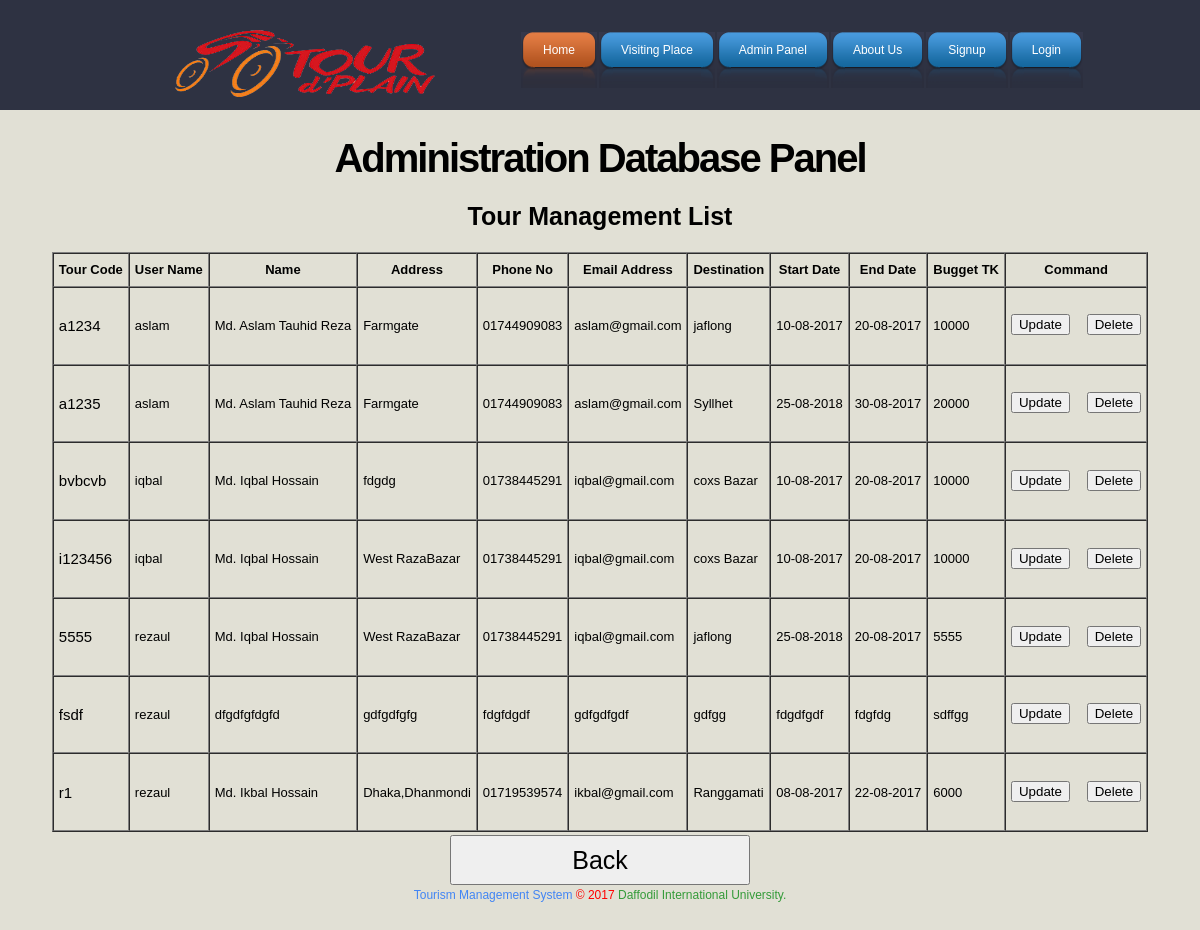
Page /admindatabasetour.php on the committed database.
### tables this page shows
CREATE TABLE IF NOT EXISTS `tourdata` (
  `tourCode` varchar(50) NOT NULL,
  `userName` varchar(50) NOT NULL,
  `fullName` varchar(50) NOT NULL,
  `address` varchar(50) NOT NULL,
  `mobileNo` varchar(50) NOT NULL,
  `email` varchar(50) NOT NULL,
  `dLocation` varchar(50) NOT NULL,
  `startDate` varchar(50) NOT NULL,
  `endDate` varchar(50) NOT NULL,
  `buggetTK` varchar(50) NOT NULL,
  PRIMARY KEY (`tourCode`)
);

### admindatabasetour.php (the view, shortened to what this page needs)
<!DOCTYPE html PUBLIC "-//W3C//DTD XHTML 1.0 Transitional//EN" "http://www.w3.org/TR/xhtml1/DTD/xhtml1-transitional.dtd">
<html xmlns="http://www.w3.org/1999/xhtml">
<head>
<link href="style.css" rel="stylesheet" type="text/css" />
</head>
<body>
<div class="main">
  <div class="header">
    <div class="header_resize">
      <div class="logo"><br/>
        <img src="images/headerTourLogo.png" width="300" height="90" alt="">
      </div>
      <div class="menu_nav">
        <ul>
          <li class="active"><a href="index.php"><span><span>Home</span></span></a></li>
          <li><a href="pages/visitingplace.php"><span><span>Visiting Place</span></span></a></li>
          <li><a href="pages/adminpanel.php"><span><span>Admin Panel</span></span></a></li>
          <li><a href="pages/about.php"><span><span>About Us</span></span></a></li>
          <li><a href="pages/signup.php"><span><span>Signup</span></span></a></li>
          <li><a href="pages/login.php"><span><span>Login</span></span></a></li>
        </ul>
      </div>
    </div>
  </div>
  </div>
  <div style="background-color:#E1E0D5">
		<center><h1><b style="color:#000000">Administration Database Panel</b></h1></center>
         <center> <caption><b style='color:#000000; font-size:25px'>Tour Management List</b></caption></center><br/>
		  <center><table>
				  <tr>
					<td valign="top">
							<?php
				$array="SELECT * FROM tourdata order by userName";
				$result=mysql_query($array) or die("don't fine query.");
				echo "<table border='1' cellpadding='5' cellspacing='0'>";
				echo "<tr><th style='color:#000000; font-size:13px'><b>Tour Code</b></th><th style='color:#000000; font-size:13px'><b>User Name</b></th><th style='color:#000000; font-size:13px'><b>Name</b></th><th style='color:#000000; font-size:13px'><b>Address</b></th><th style='color:#000000; font-size:13px'><b>Phone No</b></th><th style='color:#000000; 	font-size:13px'><b>Email Address</b></th><th style='color:#000000; 	font-size:13px'><b>Destination</b></th><th style='color:#000000; font-size:13px'><b>Start Date</b></th><th style='color:#000000; font-size:13px'><b>End Date</b></th><th style='color:#000000; font-size:13px'><b>Bugget TK</b></th><th style='color:#000000; font-size:13px'><b>Command
				</b></th></tr>";
				while($row1 = mysql_fetch_row($result)){
						@print "<tr><td style='color:#000000; font-size:15px'>" . $row1[0] . "</td><td style='color:#000000; font-size:13px'>" . $row1[1] ."</td><td
						style='color:#000000; font-size:13px'>".$row1[2]."</td><td style='color:#000000; font-size:13px'>" . $row1[3] ."</td><td style='color:#000000;
						font-size:13px'>" . $row1[4] ."</td><td style='color:#000000; font-size:13px'>" . $row1[5] ."</td><td style='color:#000000;
						font-size:13px'>" . $row1[6] ."</td><td style='color:#000000; font-size:13px'>" . $row1[7] ."</td><td style='color:#000000; font-size:13px'>" . $row1[8] . "</td><td style='color:#000000; font-size:13px'>" .
						$row1[9] ."</td>"."<td name='commandTD'>  &nbsp;&nbsp;&nbsp;<form method='post' action=''><input type='submit' name='updateBTN' value='Update'>
						&nbsp;&nbsp;&nbsp; <input type='submit'
						name='deleteTourBTN' value='Delete'><input type='hidden' name='hiddenID' value='" . $row1[0] . "'></form>  &nbsp;&nbsp;&nbsp;
						</td></tr>";
					}
				echo "</table>";
				?>
					</td>
					</tr>
		</table>
		<div>
		<a href="admindatapanel.php" ><button name="backBTN" style="width:300px;height:50px; font-size:25px; color:#000000" >Back </button></a>
		</div>
		</center>
</div>
<div style="text-align:center; bottom:0px; width:100%"><h style="color:#4285F4">Tourism Management System <h style="color:#FF0000"> &copy; 2017 </h><h style="color:#349B39">Daffodil International University.</h></p></div>
</body>
</html>

### style.css (style rules this page uses)
body { margin:0; padding:0; width:100%; color:#5f5f5f; font:normal 12px/1.8em Arial, Helvetica, sans-serif; }
html, .main { padding:0; margin:0; background:#e1e0d5; }
.logo { padding:0 0 0 40px; float:left; width:auto; height:50px; font-size:50px; height:110px; }
h1 { margin:0; padding:24px 0; color:#fff; font:bold 40px/1.2em Arial, Helvetica, sans-serif; letter-spacing:-2px; }
a { color:#56acc2; text-decoration:underline; }
.header, .content, .menu_nav, .fbg, .footer, form, ol, ol li, ul, .content .mainbar, .content .sidebar { margin:0; padding:0; }
.header { background-color:#2e3242; }
.header_resize { margin:0 auto; padding:0; width:970px; }
.menu_nav { margin:0; padding:32px 0 0; float:right; }
.menu_nav ul { list-style:none; }
.menu_nav ul li { margin:0; padding:0 2px 0 0; float:left; }
.menu_nav ul li a { display:block; margin:0; padding:0 0 0 14px; color:#fff; text-decoration:none; background:#f00 url(images/menu_l.gif) no-repeat left top; }
.menu_nav ul li a span { display:block; margin:0; padding:0 14px 0 0; background:#f00 url(images/menu_r.gif) no-repeat right top; }
.menu_nav ul li a span span { display:block; margin:0; padding:8px 8px 26px; background:#f00 url(images/menu.gif) repeat-x top; }
.menu_nav ul li.active a, .menu_nav ul li a:hover { background:#f00 url(images/menu_al.gif) no-repeat left top; }
.menu_nav ul li.active a span, .menu_nav ul li a:hover span { background:#f00 url(images/menu_ar.gif) no-repeat right top; }
.menu_nav ul li.active a span span, .menu_nav ul li a:hover span span { background:#f00 url(images/menu_a.gif) repeat-x top; }

### rows in the picture
tourdata: tourCode "a1234", userName "aslam", fullName "Md. Aslam Tauhid Reza", address "Farmgate", mobileNo "01744909083", email "aslam@gmail.com", dLocation "jaflong", startDate "10-08-2017", endDate "20-08-2017", buggetTK "10000"
tourdata: tourCode "a1235", userName "aslam", fullName "Md. Aslam Tauhid Reza", address "Farmgate", mobileNo "01744909083", email "aslam@gmail.com", dLocation "Syllhet", startDate "25-08-2018", endDate "30-08-2017", buggetTK "20000"
tourdata: tourCode "bvbcvb", userName "iqbal", fullName "Md. Iqbal Hossain", address "fdgdg", mobileNo "01738445291", email "iqbal@gmail.com", dLocation "coxs Bazar", startDate "10-08-2017", endDate "20-08-2017", buggetTK "10000"
tourdata: tourCode "i123456", userName "iqbal", fullName "Md. Iqbal Hossain", address "West RazaBazar", mobileNo "01738445291", email "iqbal@gmail.com", dLocation "coxs Bazar", startDate "10-08-2017", endDate "20-08-2017", buggetTK "10000"
tourdata: tourCode "5555", userName "rezaul", fullName "Md. Iqbal Hossain", address "West RazaBazar", mobileNo "01738445291", email "iqbal@gmail.com", dLocation "jaflong", startDate "25-08-2018", endDate "20-08-2017", buggetTK "5555"
tourdata: tourCode "fsdf", userName "rezaul", fullName "dfgdfgfdgfd", address "gdfgdfgfg", mobileNo "fdgfdgdf", email "gdfgdfgdf", dLocation "gdfgg", startDate "fdgdfgdf", endDate "fdgfdg", buggetTK "sdffgg"
tourdata: tourCode "r1", userName "rezaul", fullName "Md. Ikbal Hossain", address "Dhaka,Dhanmondi", mobileNo "01719539574", email "ikbal@gmail.com", dLocation "Ranggamati", startDate "08-08-2017", endDate "22-08-2017", buggetTK "6000"
